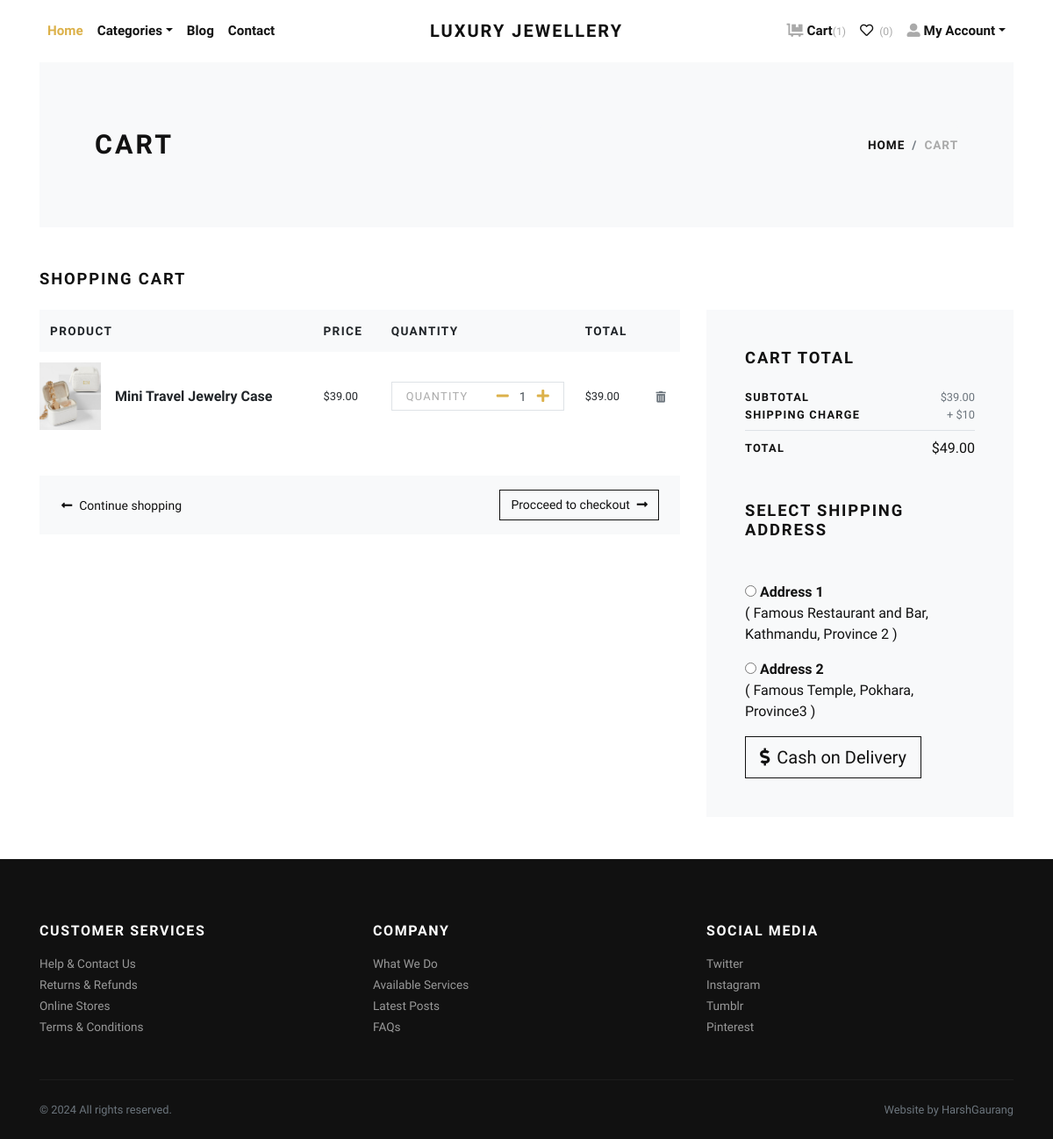
The page /cart/ (signed in) on the database its author committed.
### store/models.py (models this page shows, shortened)
class Cart(models.Model):
    user = models.ForeignKey(User, verbose_name="User", on_delete=models.CASCADE)
    product = models.ForeignKey(Product, verbose_name="Product", on_delete=models.CASCADE)
    quantity = models.PositiveIntegerField(default=1, verbose_name="Quantity")
    created_at = models.DateTimeField(auto_now_add=True, verbose_name="Created Date")
    updated_at = models.DateTimeField(auto_now=True, verbose_name="Updated Date")
    @property
    def total_price(self):
        return self.quantity * self.product.price

class Product(models.Model):
    title = models.CharField(max_length=150, verbose_name="Product Title")
    slug = models.SlugField(max_length=160, verbose_name="Product Slug")
    sku = models.CharField(max_length=255, unique=True, verbose_name="Unique Product ID (SKU)")
    short_description = models.TextField(verbose_name="Short Description")
    detail_description = models.TextField(blank=True, null=True, verbose_name="Detail Description")
    product_image = models.ImageField(upload_to='product', blank=True, null=True, verbose_name="Product Image")
    price = models.DecimalField(max_digits=8, decimal_places=2)
    category = models.ForeignKey(Category, verbose_name="Product Categoy", on_delete=models.CASCADE)
    is_active = models.BooleanField(verbose_name="Is Active?")
    is_featured = models.BooleanField(verbose_name="Is Featured?")
    created_at = models.DateTimeField(auto_now_add=True, verbose_name="Created Date")
    updated_at = models.DateTimeField(auto_now=True, verbose_name="Updated Date")
    class Meta:
        verbose_name_plural = 'Products'
        ordering = ('-created_at', )

class Address(models.Model):
    user = models.ForeignKey(User, verbose_name="User", on_delete=models.CASCADE)
    locality = models.CharField(max_length=150, verbose_name="Nearest Location")
    city = models.CharField(max_length=150, verbose_name="City")
    state = models.CharField(max_length=150, verbose_name="State")

### store/views.py (the view)
# urls.py: path('cart/', views.cart, name="cart"),
@login_required
def cart(request):
    user = request.user
    cart_products = Cart.objects.filter(user=user)
    amount = decimal.Decimal(0)
    shipping_amount = decimal.Decimal(10)
    cp = [p for p in Cart.objects.all() if p.user==user]
    if cp:
        for p in cp:
            temp_amount = (p.quantity * p.product.price)
            amount += temp_amount
    addresses = Address.objects.filter(user=user)
    context = {
        'cart_products': cart_products,
        'amount': amount,
        'shipping_amount': shipping_amount,
        'total_amount': amount + shipping_amount,
        'addresses': addresses,
    }
    return render(request, 'store/cart.html', context)

### store/context_preprocessors.py (called while the page is built)
def store_menu(request):
    categories = Category.objects.filter(is_active=True)
    context = {
        'categories_menu': categories,
    }
    return context

def cart_menu(request):
    if request.user.is_authenticated:
        cart_items= Cart.objects.filter(user=request.user)
        context = {
            'cart_items': cart_items,
        }
    else:
        context = {}
    return context

### templates/store/cart.html (shortened to what this page needs)
{% extends 'base.html' %}
{% load static %}
{% load humanize %}
    {% block content %}
      <div class="container">
        <section class="py-5 bg-light">
          <div class="container">
            <div class="row px-4 px-lg-5 py-lg-4 align-items-center">
              <div class="col-lg-6">
                <h1 class="h2 text-uppercase mb-0">Cart</h1>
              </div>
              <div class="col-lg-6 text-lg-right">
                <nav aria-label="breadcrumb">
                  <ol class="breadcrumb justify-content-lg-end mb-0 px-0">
                    <li class="breadcrumb-item"><a href="index.html">Home</a></li>
                    <li class="breadcrumb-item active" aria-current="page">Cart</li>
                  </ol>
                </nav>
              </div>
            </div>
          </div>
        </section>
        {% if cart_products %}
        <section class="py-5">
          <h2 class="h5 text-uppercase mb-4">Shopping cart</h2>
          <div class="row">
            <div class="col-lg-8 mb-4 mb-lg-0">
              <div class="table-responsive mb-4">
                <table class="table">
                  <thead class="bg-light">
                    <tr>
                      <th class="border-0" scope="col"> <strong class="text-small text-uppercase">Product</strong></th>
                      <th class="border-0" scope="col"> <strong class="text-small text-uppercase">Price</strong></th>
                      <th class="border-0" scope="col"> <strong class="text-small text-uppercase">Quantity</strong></th>
                      <th class="border-0" scope="col"> <strong class="text-small text-uppercase">Total</strong></th>
                      <th class="border-0" scope="col"> </th>
                    </tr>
                  </thead>
                  <tbody>
                    {% for cart_product in cart_products %}
                    <tr>
                      <th class="pl-0 border-0" scope="row">
                        <div class="media align-items-center">
                          {% if cart_product.product.product_image %}
                            <a class="reset-anchor d-block animsition-link" href="{% url 'store:product-detail' cart_product.product.slug %}"><img src="{{cart_product.product.product_image.url}}" alt="{{cart_product.product.title}}" width="70"/></a>
                          {% else %}
                            <a class="reset-anchor d-block animsition-link" href="{% url 'store:product-detail' cart_product.product.slug %}"><img src="{% static 'img/product-detail-3.jpg' %}" alt="{{cart_product.product.title}}" width="70"/></a>
                          {% endif %}
                          <div class="media-body ml-3"><strong class="h6"><a class="reset-anchor animsition-link" href="{% url 'store:product-detail' cart_product.product.slug %}">{{cart_product.product.title}}</a></strong></div>
                        </div>
                      </th>
                      <td class="align-middle border-0">
                        <p class="mb-0 small">${{cart_product.product.price}}</p>
                      </td>
                      <td class="align-middle border-0">
                        <div class="border d-flex align-items-center justify-content-between px-3"><span class="small text-uppercase text-gray headings-font-family">Quantity</span>
                          <div class="quantity">
                            <a href="{% url 'store:minus-cart' cart_product.id %}" class="dec-btn p-0 ml-2"><i class="fas fa-minus"></i></a>
                            <input class="form-control form-control-sm border-0 shadow-0 p-0" type="text" value="{{cart_product.quantity}}"/>
                            <a href="{% url 'store:plus-cart' cart_product.id %}" class="inc-btn p-0"><i class="fas fa-plus"></i></a>
                          </div>
                        </div>
                      </td>
                      <td class="align-middle border-0">
                        <p class="mb-0 small">${{cart_product.total_price|intcomma}}</p>
                      </td>
                      <td class="align-middle border-0"><a class="reset-anchor" href="{% url 'store:remove-cart' cart_product.id %}"><i class="fas fa-trash-alt small text-muted"></i></a></td>
                    </tr>
                    {% endfor %}
                  </tbody>
                </table>
              </div>
              <div class="bg-light px-4 py-3">
                <div class="row align-items-center text-center">
                  <div class="col-md-6 mb-3 mb-md-0 text-md-left"><a class="btn btn-link p-0 text-dark btn-sm" href="{% url 'store:home' %}"><i class="fas fa-long-arrow-alt-left mr-2"> </i>Continue shopping</a></div>
                  <div class="col-md-6 text-md-right"><a class="btn btn-outline-dark btn-sm" href="checkout.html">Procceed to checkout<i class="fas fa-long-arrow-alt-right ml-2"></i></a></div>
                </div>
              </div>
            </div>
            <div class="col-lg-4">
              <div class="card border-0 rounded-0 p-lg-4 bg-light">
                <div class="card-body">
                  <h5 class="text-uppercase mb-4">Cart total</h5>
                  <ul class="list-unstyled mb-0">
                    <li class="d-flex align-items-center justify-content-between"><strong class="text-uppercase small font-weight-bold">Subtotal</strong><span class="text-muted small">${{amount|intcomma}}</span></li>
                    <li class="d-flex align-items-center justify-content-between"><strong class="text-uppercase small font-weight-bold">Shipping Charge</strong><span class="text-muted small">+ ${{shipping_amount}}</span></li>
                    <li class="border-bottom my-2"></li>
                    <li class="d-flex align-items-center justify-content-between mb-4"><strong class="text-uppercase small font-weight-bold">Total</strong><span>${{total_amount|intcomma}}</span></li>
                  </ul>
                  <h5 class="text-uppercase my-5">Select Shipping Address</h5>
                  <form action="{% url 'store:checkout' %}" id="myform">
                    {% if addresses %}
                      {% for address in addresses %}
                        <div class="mb-3">
                        <input type="radio" name="address" value="{{address.id}}"> <strong>Address {{forloop.counter}}</strong> <br>
                        ( {{address.locality}}, {{address.city}}, {{address.state}} )
                        </div>
                      {% endfor %}
                    {% endif %}
                    <button type="submit" class="btn btn-dark btn-lg btn-outline-dark" type="submit"> <i class="fas fa-dollar-sign mr-2"></i>Cash on Delivery</button>
                  </form>
                </div>
              </div>
            </div>
          </div>
        </section>
        {% else %}
          <div class="text-center py-5">
            <h3 class="mb-3">Your cart is empty.</h3>
            <a href="{% url 'store:home' %}"><i class="fas fa-long-arrow-alt-left mr-2"> </i>Continue shopping</a>
          </div>
        {% endif %}
      </div>
      {% endblock content %}

### jewelryshop/static/css/style.default.css (style rules this page uses)
.text-small { font-size: 0.85rem !important; }
.text-gray { color: #aaa !important; }
strong { font-weight: 700; }
.quantity { display: -ms-flexbox; display: flex; -ms-flex-align: center; align-items: center; font-family: inherit; }
.quantity input { width: 2rem; text-align: center; }
.text-uppercase { text-transform: uppercase; letter-spacing: 0.1em; }
.border { border: 1px solid #dee2e6 !important; }
.shadow-0 { box-shadow: none !important; }
.reset-anchor { color: inherit; transition: all 0.3s; }
.headings-font-family { font-family: inherit !important; }
.btn { font-weight: 400; border: 1px solid transparent; font-family: inherit; padding: 0.375rem 1.5rem; font-size: 1rem; line-height: 1.5; border-radius: 0; transition: color 0.15s ease-in-out, background-color 0.15s ease-in-out, border-color 0.15s ease-in-out, box-shadow 0.15s ease-in-out; }
.btn-link { font-weight: 400; color: #dcb14a; }
.btn-dark { color: #fff; background-color: #111111; border-color: #111111; }
.btn-outline-dark { color: #111111; background-color: transparent; background-image: none; border-color: #111111; }
.btn-lg { padding: 0.5rem 1rem; font-size: 1.25rem; line-height: 1.5; border-radius: 0; }
.btn-sm { padding: 0.375rem 0.75rem; font-size: 0.875rem; line-height: 1.5; border-radius: 0; }
body { font-family: "Libre Franklin", sans-serif; font-size: 1rem; font-weight: 400; line-height: 1.5; color: #111111; background-color: #fff; }
a { color: #dcb14a; text-decoration: none; }
h1, h2, h3, h4, h5, h6, .h1, .h2, .h3, .h4, .h5, .h6 { margin-bottom: 0.5rem; font-family: inherit; font-weight: 900; line-height: 1.2; color: inherit; }
h1, .h1 { font-size: 2.2rem; }
h2, .h2 { font-size: 1.9rem; }
h5, .h5 { font-size: 1.15rem; }
h6, .h6 { font-size: 1rem; }
small, .small { font-size: 80%; font-weight: 400; }
.bg-light { background-color: #f8f9fa !important; }
.text-dark { color: #111111 !important; }
.form-control { padding: 0.375rem 0.75rem; font-size: 1rem; line-height: 1.5; color: #495057; background-color: #fff; border: 1px solid #ced4da; border-radius: 0; transition: border-color 0.15s ease-in-out, box-shadow 0.15s ease-in-out; }
.form-control::placeholder { color: #adb5bd; font-size: 0.85rem; font-weight: 400; }
.form-control-sm { padding: 0.25rem 0.5rem; font-size: 0.875rem; line-height: 1.5; border-radius: 0; }
.card { background-color: #fff; border: 1px solid rgba(17, 17, 17, 0.125); border-radius: 0; }
.card-body { padding: 1.25rem; }
.breadcrumb { background: #f8f9fa; }
.breadcrumb-item { font-size: 0.85rem; text-transform: uppercase; letter-spacing: 0.07em; font-weight: 900; color: #111111; }
.breadcrumb-item a { color: inherit; transition: all 0.3s; }
.breadcrumb-item.active { color: #aaa; }

### rows shown on the page
Cart: product.product_image (picture), product "Mini Travel Jewelry Case", product.price "39.00", quantity "1", total_price "39.00"
Address: locality "Famous Restaurant and Bar", city "Kathmandu", state "Province 2"
Address: locality "Famous Temple", city "Pokhara", state "Province3"

### other values the page prints
{{ cart_items.count }} "1"
{{ amount|intcomma }} "39.00"
{{ shipping_amount }} "10"
{{ total_amount|intcomma }} "49.00"
